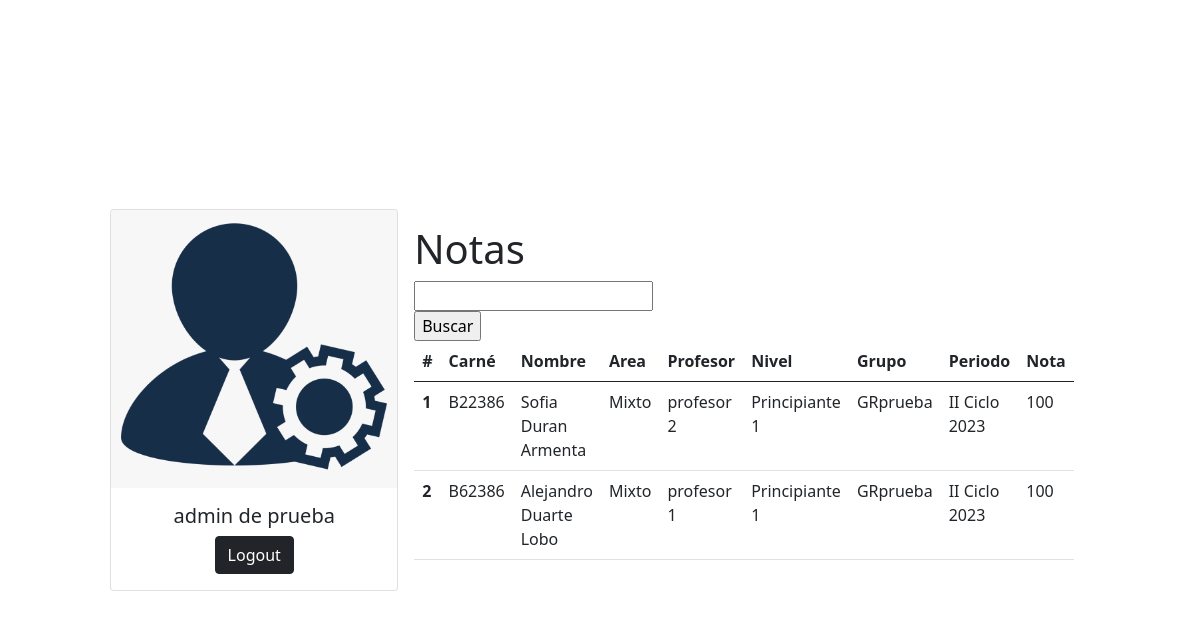
Screenshot of /home.php (signed in) with the database file from the repository.
### tables this page shows
CREATE TABLE notas (
  id_nota  INT PRIMARY KEY NOT NULL AUTO_INCREMENT, 
  id_estudiante varchar(9),
  id_area integer,
  id_profesor integer,
  id_nivel integer,
  nombre_grupo varchar(10),
  periodo varchar(30),
  nota integer,
  FOREIGN KEY  fk_notas_estudiante (id_estudiante) REFERENCES estudiante(id),
  FOREIGN KEY  fk_notas_area (id_profesor) REFERENCES profesor(id),
  FOREIGN KEY  fk_notas_profesor (id_area) REFERENCES area(id),
  FOREIGN KEY  fk_notas_nivel (id_nivel) REFERENCES nivel(id)
);

CREATE TABLE estudiante (
  id varchar(9) PRIMARY KEY NOT NULL,
  nombre_estudiante varchar(50),
  correo_estudiante varchar(50),
  telefono_estudiante varchar(8),
  estado_estudiante varchar(5)
);

CREATE TABLE area (
  id INT PRIMARY KEY NOT NULL AUTO_INCREMENT,
  nombre_area varchar(20)
);

CREATE TABLE profesor (
  id INT PRIMARY KEY NOT NULL AUTO_INCREMENT,
  nombre_profesor varchar(50),
  correo_profesor varchar(50),
  telefono_profesor varchar(8)
);

CREATE TABLE nivel (
  id INT PRIMARY KEY NOT NULL AUTO_INCREMENT,
  nombre_nivel varchar(20)
);

### php/members.php (called while the page is built)
<?php
if (isset($_SESSION['username']) && isset($_SESSION['id'])) {
    $sql = "SELECT * FROM notas
            JOIN estudiante ON (estudiante.id = notas.id_estudiante)
            JOIN area ON (area.id = notas.id_area)
            JOIN profesor ON (profesor.id = notas.id_profesor)
            JOIN nivel ON (nivel.id = notas.id_nivel)
            ORDER BY id_estudiante ASC";
    $res = mysqli_query($conn, $sql);
}else{
	header("Location: login.php");
}

### home.php (the view, shortened to what this page needs)
<?php
   include "db_conn.php";
   if (isset($_SESSION['username']) && isset($_SESSION['id'])) {   ?>
<!DOCTYPE html>
<html>
<head>
	<link href="https://cdn.jsdelivr.net/npm/bootstrap@5.0.0-beta1/dist/css/bootstrap.min.css" rel="stylesheet">
</head>
<body>
      <div class="container d-flex justify-content-center align-items-center"
      style="min-height: 100vh">
      	<?php if ($_SESSION['role'] == 'admin') {?>
      		<div class="card" style="width: 18rem;">
			  <img src="img/admin-default.png"
			       class="card-img-top"
			       alt="admin image">
			  <div class="card-body text-center">
			    <h5 class="card-title">
			    	<?=$_SESSION['name']?>
			    </h5>
			    <a href="logout.php" class="btn btn-dark">Logout</a>
			  </div>
			</div>
			<div class="p-3">
				<?php include 'php/members.php';
                 if (mysqli_num_rows($res) > 0) {?>
				<h1 class="display-4 fs-1">Notas</h1>
				<form action="" method="get">
					<input type="text" name="busqueda"><br>
					<input type="submit" name="enviar" value="Buscar"><br>
				 </form>
				<table class="table"
				       style="width: 32rem;">
				  <thead>
				    <tr>
				      <th scope="col">#</th>
				      <th scope="col">Carné</th>
					  <th scope="col">Nombre</th>
				      <th scope="col">Area</th>
				      <th scope="col">Profesor</th>
					  <th scope="col">Nivel</th>
					  <th scope="col">Grupo</th>
					  <th scope="col">Periodo</th>
					  <th scope="col">Nota</th>
				    </tr>
				  </thead>
				  <tbody>
				  	<?php
				  	$i =1;
				  	while ($rows = mysqli_fetch_assoc($res)) {?>
				    <tr>
				      <th scope="row"><?=$i?></th>
				      <td><?=$rows['id_estudiante']?></td>
					  <td><?=$rows['nombre_estudiante']?></td>
				      <td><?=$rows['nombre_area']?></td>
				      <td><?=$rows['nombre_profesor']?></td>
					  <td><?=$rows['nombre_nivel']?></td>
					  <td><?=$rows['nombre_grupo']?></td>
					  <td><?=$rows['periodo']?></td>
					  <td><?=$rows['nota']?></td>
				    </tr>
				    <?php $i++; }?>
				  </tbody>
				</table>
				<?php }?>
			</div>
      	<?php } ?>
      </div>
</body>
</html>
<?php }else{
	header("Location: login.php");
} ?>

### rows the page displays
notas: id_estudiante "B22386", id_estudiante.nombre_estudiante "Sofia Duran Armenta", id_area.nombre_area "Mixto", id_profesor.nombre_profesor "profesor 2", id_nivel.nombre_nivel "Principiante 1", nombre_grupo "GRprueba", periodo "II Ciclo 2023", nota "100"
notas: id_estudiante "B62386", id_estudiante.nombre_estudiante "Alejandro Duarte Lobo", id_area.nombre_area "Mixto", id_profesor.nombre_profesor "profesor 1", id_nivel.nombre_nivel "Principiante 1", nombre_grupo "GRprueba", periodo "II Ciclo 2023", nota "100"

### other values shown
$_SESSION['name'] "admin de prueba"
